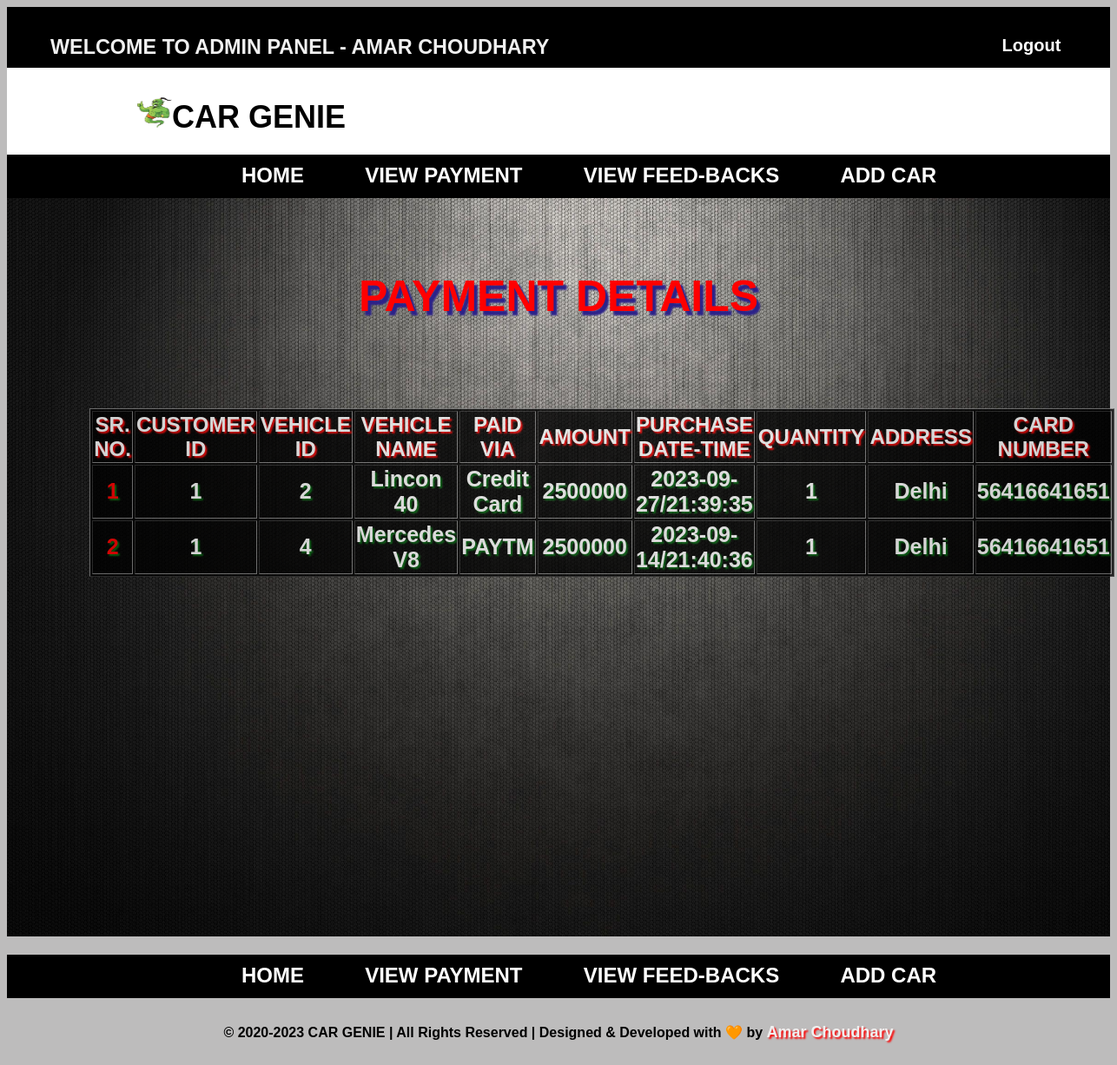
The page /php/Admin_payment_view.php (signed in) on the database its author committed.
### tables this page shows
CREATE TABLE `payment_info` (
  `Purchase_ID` int NOT NULL AUTO_INCREMENT,
  `Cus_Id` int NOT NULL,
  `Vehicle_Id` int NOT NULL,
  `PurVehicle_Name` varchar(255) DEFAULT NULL,
  `paymode` varchar(255) DEFAULT NULL,
  `Purchase_Price` varchar(255) DEFAULT NULL,
  `Purchase_Date` date DEFAULT NULL,
  `Purchase_Time` time DEFAULT NULL,
  `Purchase_Quantity` int DEFAULT NULL,
  `Delivery_Add` varchar(255) DEFAULT NULL,
  `card_no` varchar(255) DEFAULT NULL,
  PRIMARY KEY (`Purchase_ID`),
  KEY `Cus_Id` (`Cus_Id`),
  KEY `Vehicle_Id` (`Vehicle_Id`),
  CONSTRAINT `payment_info_ibfk_2` FOREIGN KEY (`Vehicle_Id`) REFERENCES `vehicle_info` (`Vehicle_ID`)
);

### php/Admin_payment_view.php (the view, shortened to what this page needs)
<?php include 'admin_header.php'; ?>
<?php
    include('conn.php');
?>
<!DOCTYPE html>
<html>
<head>
    <link rel="stylesheet" href="../css/home.css" type="text/css" />
</head>
<body class="hold-transition sidebar-mini">
    <?php include 'admin_menu.php'; ?>
    <div class="admindetails">
    <div class="container">
    <center>
        <h1 class="admintitle">PAYMENT DETAILS</h1>
    </center>
        <table class="table table-bordered table-striped table-hover" border="1">
            <thead>
                <tr class="info">
                    <th>SR. NO.</th>
                    <th>CUSTOMER ID</th>
                    <th>VEHICLE ID</th>
                    <th>VEHICLE NAME</th>
                    <th>PAID VIA</th>
                    <th>AMOUNT</th>
                    <th>PURCHASE DATE-TIME</th>
                    <th>QUANTITY</th>
                    <th>ADDRESS</th>
                    <th>CARD NUMBER</th>
                </tr>
            </thead>
            <tbody>
                <?php
                    $pay_data = "SELECT * FROM `payment_info` WHERE Purchase_ID > 0";
                    $result=$conn->query($pay_data);
                ?>
                <?php $counter=1;
                    while ($row = mysqli_fetch_array($result)){
                        $paymentData[] = array(
                            'Cus_Id' =>$row['Cus_Id'],
                            'card_no' => $row['card_no'],
                            'paymode' => $row['paymode'],
                            'Vehicle_Id' => $row['Vehicle_Id'],
                            'Delivery_Add' => $row['Delivery_Add'],
                            'Purchase_Date' => $row['Purchase_Date'],
                            'Purchase_Time' => $row['Purchase_Time'],
                            'Purchase_Price' => $row['Purchase_Price'],
                            'PurVehicle_Name' => $row['PurVehicle_Name'],
                            'Purchase_Quantity' => $row['Purchase_Quantity']
                        );
                    }
                ?>
                <?php foreach ($paymentData as $payment){ ?>
                <tr class="datainfo">
                    <td class="admintablesrn">
                        <?php echo $counter++;?>
                    </td>
                    <td class="admintable">
                        <?php echo $payment['Cus_Id']; ?>
                    </td>
                    <td class="admintable">
                        <?php echo $payment['Vehicle_Id']; ?>
                    </td>
                    <td class="admintable">
                        <?php echo $payment['PurVehicle_Name']; ?>
                    </td>
                    <td class="admintable">
                        <?php echo $payment['paymode']; ?>
                    </td>
                    <td class="admintable">
                        <?php echo $payment['Purchase_Price']; ?>
                    </td>
                    <td class="admintable">
                        <?php echo $payment['Purchase_Date'].'/'.$payment['Purchase_Time']; ?>
                    </td>
                    <td class="admintable">
                        <?php echo $payment['Purchase_Quantity']; ?>
                    </td>
                    <td class="admintable">
                        <?php echo $payment['Delivery_Add']; ?>
                    </td>
                    <td class="admintable">
                        <?php echo $payment['card_no']; ?>
                    </td>
                </tr>
                <?php } ?>
            </tbody>
        </table>
    </div>
    </div>
    <?php include 'admin_footer.php'; ?>
</body>
</html>

### css/home.css (style rules this page uses)
body { background-color: #bdbcbc; background-size: cover; font-family: sans-serif; }
table { font-size: 20px; width: 150px; margin-left: 7.5%; height: auto; }
.admintablesrn { font-weight: 900; color: red; font-size: 25px; }
.admintable { font-weight: 900; color: rgb(253, 253, 253); font-size: 25px; }
.container { justify-content: center; align-items: center; background-image: url('../image/adminHome.jpg'); background-size: cover; height: 800px; width: 100%; padding-top: 50px; }
.table { width: 80%; background-color: #000; opacity: 0.8; }
.info { color: #ffffff; text-shadow: 2px 2px 2px red; font-size: larger; font-weight: 700; }
.datainfo { text-align: center; color: #ffffff; text-shadow: 2px 2px 2px rgb(1, 105, 14); }
.admintitle { font-size: 50px; color: red; font-weight:800; text-shadow: 4px 5px 2px rgb(44, 34, 138); margin-bottom: 100px; }

### rows shown on the page
payment_info: Cus_Id "1", Vehicle_Id "2", PurVehicle_Name "Lincon 40", paymode "Credit Card", Purchase_Price "2500000", Purchase_Date "2023-09-27", Purchase_Time "21:39:35", Purchase_Quantity "1", Delivery_Add "Delhi", card_no "56416641651"
payment_info: Cus_Id "1", Vehicle_Id "4", PurVehicle_Name "Mercedes V8", paymode "PAYTM", Purchase_Price "2500000", Purchase_Date "2023-09-14", Purchase_Time "21:40:36", Purchase_Quantity "1", Delivery_Add "Delhi", card_no "56416641651"

### other values the page prints
$_SESSION['admin_name'] "AMAR CHOUDHARY"
